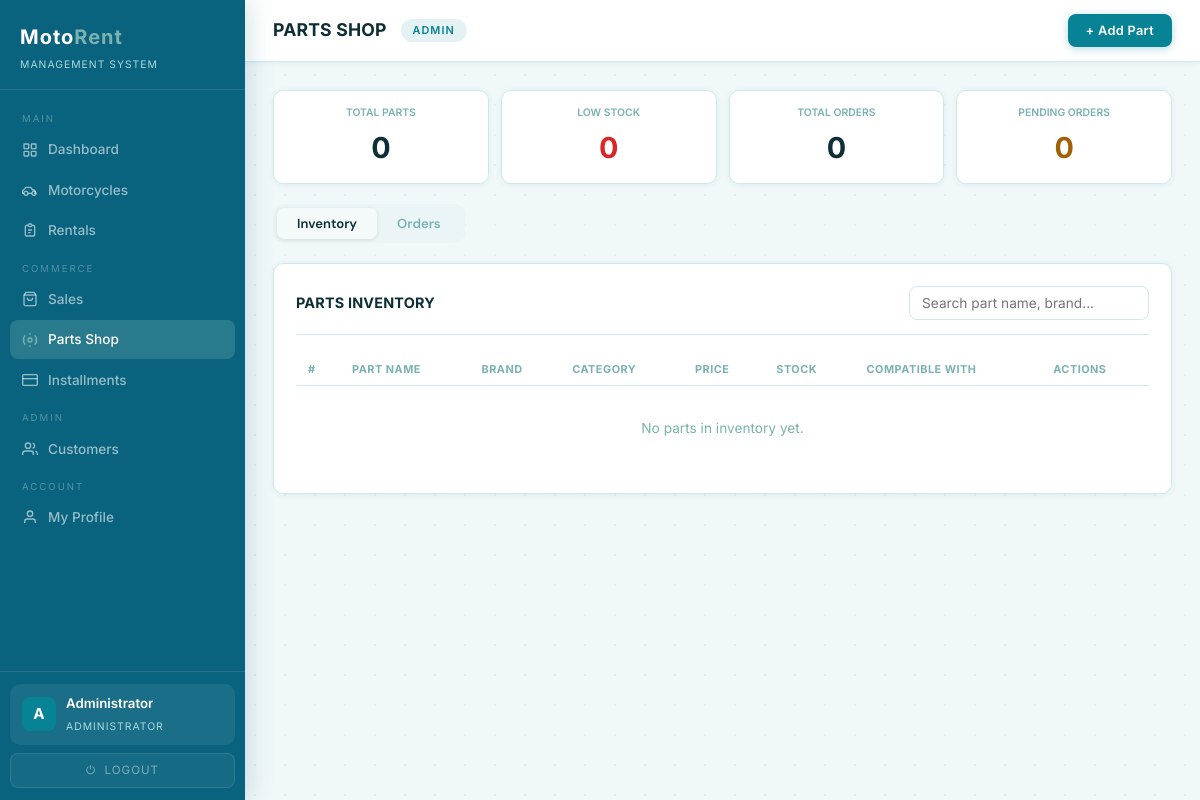
Before: /parts (signed in) with the older database file.
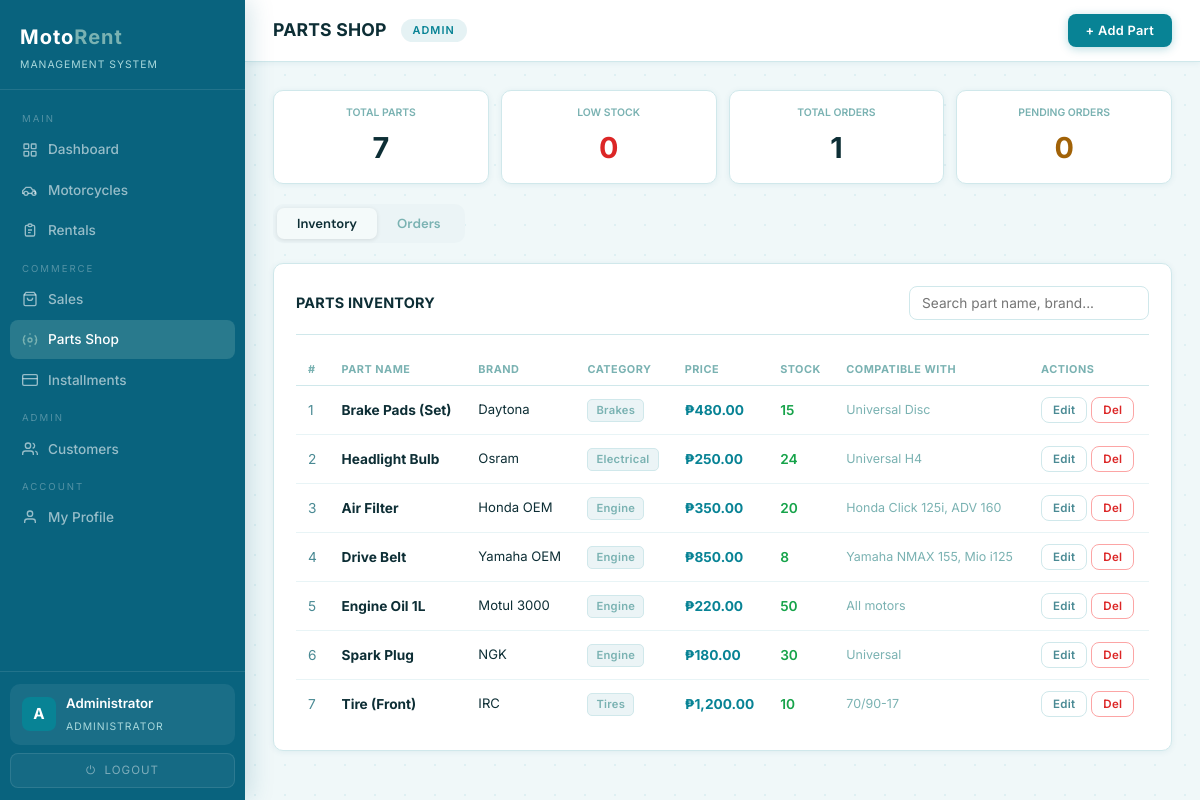
After: the same page with the newer database file.
### tables this page shows
CREATE TABLE parts (
            id              INTEGER PRIMARY KEY AUTOINCREMENT,
            name            VARCHAR(100) NOT NULL,
            brand           VARCHAR(100),
            category        VARCHAR(50)  DEFAULT 'Other',
            price           REAL         NOT NULL,
            stock           INTEGER      DEFAULT 0,
            compatible_with TEXT,
            description     TEXT,
            branch_id       INTEGER REFERENCES branches(id),
            created_at      TIMESTAMP DEFAULT CURRENT_TIMESTAMP
        );

### app.py (the view)
@app.route('/parts')
@admin_required
def parts():
    branch_id = get_branch_id()
    all_parts  = get_all_parts(branch_id)
    all_orders = get_all_orders(branch_id)
    return render_template('parts.html', parts=all_parts, orders=all_orders)

### app.py (called while the page is built)
def is_logged_in(): return 'user_id' in session

def is_admin(): return session.get('role') in ('admin', 'superadmin')

def is_superadmin(): return session.get('role') == 'superadmin'

def admin_required(f):
    from functools import wraps
    @wraps(f)
    def decorated(*args, **kwargs):
        if not is_logged_in():
            flash('Please log in first.', 'error')
            return redirect(url_for('login'))
        if not is_admin():
            return redirect(url_for('portal'))
        return f(*args, **kwargs)
    return decorated

def get_branch_id():
    if is_superadmin():
        return None
    return session.get('branch_id')

### dbhelper.py (called while the page is built)
def connect():
    base_path = os.path.dirname(os.path.abspath(__file__))
    db_path   = os.path.join(base_path, "motorent.db")
    conn      = sqlite3.connect(db_path)
    conn.row_factory = sqlite3.Row
    return conn

def get_all_parts(branch_id=None):
    conn = connect()
    cur  = conn.cursor()
    if branch_id:
        cur.execute("SELECT * FROM parts WHERE branch_id = ? OR branch_id IS NULL ORDER BY category, name", (branch_id,))
    else:
        cur.execute("SELECT * FROM parts ORDER BY category, name")
    rows = cur.fetchall()
    conn.close()
    return rows

def get_all_orders(branch_id=None):
    conn = connect()
    cur  = conn.cursor()
    query = '''
        SELECT po.id,
               c.firstname || ' ' || c.lastname AS customer,
               p.name AS part_name,
               po.quantity, po.total_price, po.status,
               po.order_date, po.notes, po.created_at,
               po.customer_id, po.part_id
        FROM parts_orders po
        JOIN customers c ON c.id = po.customer_id
        JOIN parts     p ON p.id = po.part_id
    '''
    if branch_id:
        query += ' WHERE po.branch_id = ?'
        cur.execute(query + ' ORDER BY po.created_at DESC', (branch_id,))
    else:
        cur.execute(query + ' ORDER BY po.created_at DESC')
    rows = cur.fetchall()
    conn.close()
    return rows

### templates/parts.html (shortened to what this page needs)
{% extends "base.html" %}
{% block page_title %}PARTS SHOP{% endblock %}
{% block topbar_actions %}
  <button class="btn btn-primary" onclick="openAddPart()">+ Add Part</button>
{% endblock %}
{% block content %}
<div class="summary-row">
  {% set total_parts    = parts | length %}
  {% set low_stock      = parts | selectattr('stock', 'lt', 5) | list | length %}
  {% set total_orders   = orders | length %}
  {% set pending_orders = orders | selectattr('status', 'equalto', 'Pending') | list | length %}
  <div class="summary-card">
    <div class="summary-label">Total Parts</div>
    <div class="summary-value">{{ total_parts }}</div>
  </div>
  <div class="summary-card">
    <div class="summary-label">Low Stock</div>
    <div class="summary-value" style="color:#dc2626;">{{ low_stock }}</div>
  </div>
  <div class="summary-card">
    <div class="summary-label">Total Orders</div>
    <div class="summary-value">{{ total_orders }}</div>
  </div>
  <div class="summary-card">
    <div class="summary-label">Pending Orders</div>
    <div class="summary-value" style="color:#a16207;">{{ pending_orders }}</div>
  </div>
</div>
<div class="parts-tabs">
  <button class="parts-tab active" onclick="showPartsTab('inventory')" id="ptab-inventory">Inventory</button>
  <button class="parts-tab" onclick="showPartsTab('orders')" id="ptab-orders">
    Orders
  </button>
</div>
<div id="ppane-inventory">
  <div class="panel">
    <div class="panel-header">
      <div class="panel-title">PARTS INVENTORY</div>
      <input class="filter-input" id="part-search"
             placeholder="Search part name, brand..."
             oninput="filterPartRows()" style="width:240px;"/>
    </div>
    <div class="table-wrap">
      <table>
        <thead>
          <tr>
            <th>#</th>
            <th>Part Name</th>
            <th>Brand</th>
            <th>Category</th>
            <th>Price</th>
            <th>Stock</th>
            <th>Compatible With</th>
            <th>Actions</th>
          </tr>
        </thead>
        <tbody id="parts-tbody">
          {% for p in parts %}
          <tr data-name="{{ p.name }}" data-brand="{{ p.brand }}">
            <td style="color:var(--muted2);">{{ loop.index }}</td>
            <td><strong>{{ p.name }}</strong></td>
            <td style="font-size:0.82rem;">{{ p.brand }}</td>
            <td>
              <span class="tag">{{ p.category }}</span>
            </td>
            <td style="font-weight:700;color:var(--accent);">&#8369;{{ '{:,.2f}'.format(p.price) }}</td>
            <td>
              {% if p.stock < 5 %}
              <span style="color:#dc2626;font-weight:700;">{{ p.stock }} ⚠</span>
              {% else %}
              <span style="color:#16a34a;font-weight:600;">{{ p.stock }}</span>
              {% endif %}
            </td>
            <td style="font-size:0.78rem;color:var(--muted);">{{ p.compatible_with or '—' }}</td>
            <td>
              <button class="btn btn-outline btn-sm"
                      onclick="openEditPart({{ p.id }}, '{{ p.name }}', '{{ p.brand }}', '{{ p.category }}', {{ p.price }}, {{ p.stock }}, '{{ p.compatible_with or '' }}', '{{ p.description or '' }}')">
                Edit
              </button>
              <button class="btn btn-danger btn-sm"
                      onclick="confirmDeletePart({{ p.id }})">Del</button>
            </td>
          </tr>
          {% else %}
          <tr>
            <td colspan="8" style="text-align:center;color:var(--muted);padding:32px;">
              No parts in inventory yet.
            </td>
          </tr>
          {% endfor %}
        </tbody>
      </table>
    </div>
  </div>
</div>
{% endblock %}

### templates/base.html (shortened to what this page needs)
<!DOCTYPE html>
<html lang="en">
<head>
  <link rel="stylesheet" href="{{ url_for('static', filename='style.css') }}"/>
</head>
<body class="app-body">
  <aside class="sidebar">
    <div class="sidebar-logo">
      <h2>Moto<span>Rent</span></h2>
      <small>Management System</small>
    </div>
    <nav class="sidebar-nav">
      <div class="nav-label">Main</div>
      <a href="{{ url_for('dashboard') }}"
         class="nav-link {% if request.endpoint == 'dashboard' %}active{% endif %}">
        <svg class="nav-icon" viewBox="0 0 24 24" fill="none" stroke="currentColor" stroke-width="2">
          <rect x="3" y="3" width="7" height="7" rx="1"/><rect x="14" y="3" width="7" height="7" rx="1"/>
          <rect x="3" y="14" width="7" height="7" rx="1"/><rect x="14" y="14" width="7" height="7" rx="1"/>
        </svg>
        Dashboard
      </a>
      <a href="{{ url_for('motors') }}"
         class="nav-link {% if request.endpoint == 'motors' %}active{% endif %}">
        <svg class="nav-icon" viewBox="0 0 24 24" fill="none" stroke="currentColor" stroke-width="2">
          <circle cx="6" cy="17" r="3"/><circle cx="18" cy="17" r="3"/>
          <path d="M9 17h6M3 17H1v-4l5-5h7l3 4h2l2 2v3h-2"/>
        </svg>
        Motorcycles
      </a>
      <a href="{{ url_for('rentals') }}"
         class="nav-link {% if request.endpoint == 'rentals' %}active{% endif %}">
        <svg class="nav-icon" viewBox="0 0 24 24" fill="none" stroke="currentColor" stroke-width="2">
          <path d="M9 5H7a2 2 0 00-2 2v12a2 2 0 002 2h10a2 2 0 002-2V7a2 2 0 00-2-2h-2
                   M9 5a2 2 0 002 2h2a2 2 0 002-2M9 5a2 2 0 012-2h2a2 2 0 012 2M9 12h6M9 16h4"/>
        </svg>
        Rentals
      </a>
      <div class="nav-label">Commerce</div>
      <a href="{{ url_for('sales') }}"
         class="nav-link {% if request.endpoint == 'sales' %}active{% endif %}">
        <svg class="nav-icon" viewBox="0 0 24 24" fill="none" stroke="currentColor" stroke-width="2">
          <path d="M6 2L3 6v14a2 2 0 002 2h14a2 2 0 002-2V6l-3-4z"/>
          <line x1="3" y1="6" x2="21" y2="6"/>
          <path d="M16 10a4 4 0 01-8 0"/>
        </svg>
        Sales
      </a>
      <a href="{{ url_for('parts') }}"
         class="nav-link {% if request.endpoint == 'parts' %}active{% endif %}">
        <svg class="nav-icon" viewBox="0 0 24 24" fill="none" stroke="currentColor" stroke-width="2">
          <circle cx="12" cy="12" r="3"/>
          <path d="M19.07 4.93a10 10 0 010 14.14M4.93 4.93a10 10 0 000 14.14"/>
          <path d="M12 2v2M12 20v2M2 12h2M20 12h2"/>
        </svg>
        Parts Shop
      </a>
      <a href="{{ url_for('installments') }}"
         class="nav-link {% if request.endpoint == 'installments' %}active{% endif %}">
        <svg class="nav-icon" viewBox="0 0 24 24" fill="none" stroke="currentColor" stroke-width="2">
          <rect x="1" y="4" width="22" height="16" rx="2" ry="2"/>
          <line x1="1" y1="10" x2="23" y2="10"/>
        </svg>
        Installments
      </a>
      <div class="nav-label">Admin</div>
      <a href="{{ url_for('customers') }}"
         class="nav-link {% if request.endpoint == 'customers' %}active{% endif %}">
        <svg class="nav-icon" viewBox="0 0 24 24" fill="none" stroke="currentColor" stroke-width="2">
          <path d="M17 21v-2a4 4 0 00-4-4H5a4 4 0 00-4 4v2"/>
          <circle cx="9" cy="7" r="4"/>
          <path d="M23 21v-2a4 4 0 00-3-3.87M16 3.13a4 4 0 010 7.75"/>
        </svg>
        Customers
      </a>
      <div class="nav-label">Account</div>
      <a href="{{ url_for('profile') }}"
         class="nav-link {% if request.endpoint == 'profile' %}active{% endif %}">
        <svg class="nav-icon" viewBox="0 0 24 24" fill="none" stroke="currentColor" stroke-width="2">
          <path d="M20 21v-2a4 4 0 00-4-4H8a4 4 0 00-4 4v2"/>
          <circle cx="12" cy="7" r="4"/>
        </svg>
        My Profile
      </a>
    </nav>
    <div class="sidebar-footer">
      <div class="user-chip">
        <div class="user-avatar">{{ session.get('user_name', 'U')[0].upper() }}</div>
        <div class="user-info">
          <p>{{ session.get('user_name', 'Admin') }}</p>
          <small>
            {% if session.get('role') == 'superadmin' %}Super Admin
            {% else %}Administrator{% endif %}
          </small>
        </div>
      </div>
      <a href="{{ url_for('logout') }}" class="btn-logout">⏻ &nbsp;Logout</a>
    </div>
  </aside>
  <div class="main-content">
    <header class="topbar">
      <div style="display:flex;align-items:center;gap:14px;">
        <div class="topbar-title">{% block page_title %}{% endblock %}</div>
        <span class="role-badge">
          {% if session.get('role') == 'superadmin' %}Super Admin
          {% else %}Admin{% endif %}
        </span>
      </div>
      <div class="topbar-right">
        {% block topbar_actions %}{% endblock %}
      </div>
    </header>
    <div class="page-body">
      {% block content %}{% endblock %}
    </div>
  </div>
</body>
</html>

Changed rows visible on the page:
added parts: name "Brake Pads (Set)", brand "Daytona", category "Brakes", price "480.00", stock "15", compatible_with "Universal Disc"
added parts: name "Headlight Bulb", brand "Osram", category "Electrical", price "250.00", stock "24", compatible_with "Universal H4"
added parts: name "Air Filter", brand "Honda OEM", category "Engine", price "350.00", stock "20", compatible_with "Honda Click 125i, ADV 160"
added parts: name "Drive Belt", brand "Yamaha OEM", category "Engine", price "850.00", stock "8", compatible_with "Yamaha NMAX 155, Mio i125"
added parts: name "Engine Oil 1L", brand "Motul 3000", category "Engine", price "220.00", stock "50", compatible_with "All motors"
added parts: name "Spark Plug", brand "NGK", category "Engine", price "180.00", stock "30", compatible_with "Universal"
added parts: name "Tire (Front)", brand "IRC", category "Tires", price "1,200.00", stock "10", compatible_with "70/90-17"
Other visible differences:
{{ total_parts }}: "0" → "7"
{{ total_orders }}: "0" → "1"
text no longer shown: "No parts in inventory yet."
